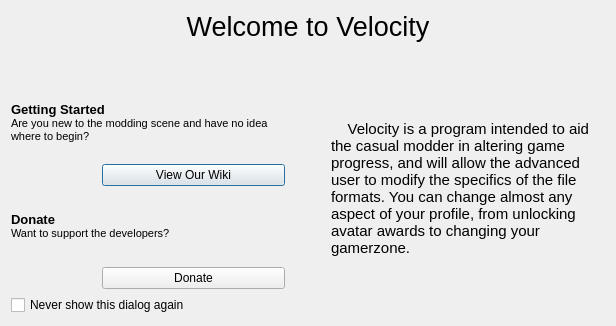
<?xml version="1.0" encoding="UTF-8"?>
<ui version="4.0">
 <class>IntroductionDialog</class>
 <widget class="QDialog" name="IntroductionDialog">
  <property name="geometry">
   <rect>
    <x>0</x>
    <y>0</y>
    <width>616</width>
    <height>326</height>
   </rect>
  </property>
  <property name="windowTitle">
   <string>Welcome</string>
  </property>
  <property name="windowIcon">
   <iconset resource="Resources.qrc">
    <normaloff>:/Images/Leaner24.png</normaloff>:/Images/Leaner24.png</iconset>
  </property>
  <layout class="QVBoxLayout" name="verticalLayout_4" stretch="0,0,2,0">
   <item>
    <widget class="QLabel" name="label">
     <property name="text">
      <string>&lt;!DOCTYPE HTML PUBLIC &quot;-//W3C//DTD HTML 4.0//EN&quot; &quot;http://www.w3.org/TR/REC-html40/strict.dtd&quot;&gt;
&lt;html&gt;&lt;head&gt;&lt;meta name=&quot;qrichtext&quot; content=&quot;1&quot; /&gt;&lt;style type=&quot;text/css&quot;&gt;
p, li { white-space: pre-wrap; }
&lt;/style&gt;&lt;/head&gt;&lt;body style=&quot; font-family:'MS Shell Dlg 2'; font-size:8.25pt; font-weight:400; font-style:normal;&quot;&gt;
&lt;p align=&quot;center&quot; style=&quot; margin-top:0px; margin-bottom:0px; margin-left:0px; margin-right:0px; -qt-block-indent:0; text-indent:0px;&quot;&gt;&lt;span style=&quot; font-size:20pt;&quot;&gt;Welcome to Velocity&lt;/span&gt;&lt;/p&gt;&lt;/body&gt;&lt;/html&gt;</string>
     </property>
    </widget>
   </item>
   <item>
    <spacer name="verticalSpacer">
     <property name="orientation">
      <enum>Qt::Vertical</enum>
     </property>
     <property name="sizeHint" stdset="0">
      <size>
       <width>20</width>
       <height>40</height>
      </size>
     </property>
    </spacer>
   </item>
   <item>
    <layout class="QHBoxLayout" name="horizontalLayout_3" stretch="1,0,1">
     <item>
      <layout class="QVBoxLayout" name="verticalLayout_3">
       <item>
        <layout class="QVBoxLayout" name="verticalLayout" stretch="1,0">
         <item>
          <widget class="QLabel" name="label_2">
           <property name="text">
            <string>&lt;!DOCTYPE HTML PUBLIC &quot;-//W3C//DTD HTML 4.0//EN&quot; &quot;http://www.w3.org/TR/REC-html40/strict.dtd&quot;&gt;
&lt;html&gt;&lt;head&gt;&lt;meta name=&quot;qrichtext&quot; content=&quot;1&quot; /&gt;&lt;style type=&quot;text/css&quot;&gt;
p, li { white-space: pre-wrap; }
&lt;/style&gt;&lt;/head&gt;&lt;body style=&quot; font-family:'MS Shell Dlg 2'; font-size:8.25pt; font-weight:400; font-style:normal;&quot;&gt;
&lt;p style=&quot; margin-top:0px; margin-bottom:0px; margin-left:0px; margin-right:0px; -qt-block-indent:0; text-indent:0px;&quot;&gt;&lt;span style=&quot; font-size:10pt; font-weight:600;&quot;&gt;Getting Started&lt;/span&gt;&lt;/p&gt;
&lt;p style=&quot; margin-top:0px; margin-bottom:0px; margin-left:0px; margin-right:0px; -qt-block-indent:0; text-indent:0px;&quot;&gt;&lt;span style=&quot; font-size:8pt;&quot;&gt;Are you new to the modding scene and have no idea where to begin?&lt;/span&gt;&lt;/p&gt;&lt;/body&gt;&lt;/html&gt;</string>
           </property>
           <property name="wordWrap">
            <bool>true</bool>
           </property>
          </widget>
         </item>
         <item>
          <layout class="QHBoxLayout" name="horizontalLayout" stretch="1,2">
           <item>
            <spacer name="horizontalSpacer">
             <property name="orientation">
              <enum>Qt::Horizontal</enum>
             </property>
             <property name="sizeHint" stdset="0">
              <size>
               <width>40</width>
               <height>20</height>
              </size>
             </property>
            </spacer>
           </item>
           <item>
            <widget class="QPushButton" name="btnViewWiki">
             <property name="text">
              <string>View Our Wiki</string>
             </property>
             <property name="icon">
              <iconset resource="Resources.qrc">
               <normaloff>:/Images/wiki.png</normaloff>:/Images/wiki.png</iconset>
             </property>
             <property name="flat">
              <bool>false</bool>
             </property>
            </widget>
           </item>
          </layout>
         </item>
        </layout>
       </item>
       <item>
        <layout class="QVBoxLayout" name="verticalLayout_2" stretch="1,0">
         <item>
          <widget class="QLabel" name="label_3">
           <property name="text">
            <string>&lt;!DOCTYPE HTML PUBLIC &quot;-//W3C//DTD HTML 4.0//EN&quot; &quot;http://www.w3.org/TR/REC-html40/strict.dtd&quot;&gt;
&lt;html&gt;&lt;head&gt;&lt;meta name=&quot;qrichtext&quot; content=&quot;1&quot; /&gt;&lt;style type=&quot;text/css&quot;&gt;
p, li { white-space: pre-wrap; }
&lt;/style&gt;&lt;/head&gt;&lt;body style=&quot; font-family:'MS Shell Dlg 2'; font-size:8.25pt; font-weight:400; font-style:normal;&quot;&gt;
&lt;p style=&quot; margin-top:0px; margin-bottom:0px; margin-left:0px; margin-right:0px; -qt-block-indent:0; text-indent:0px;&quot;&gt;&lt;span style=&quot; font-size:10pt; font-weight:600;&quot;&gt;Donate&lt;/span&gt;&lt;/p&gt;
&lt;p style=&quot; margin-top:0px; margin-bottom:0px; margin-left:0px; margin-right:0px; -qt-block-indent:0; text-indent:0px;&quot;&gt;&lt;span style=&quot; font-size:8pt;&quot;&gt;Want to support the developers? &lt;/span&gt;&lt;/p&gt;&lt;/body&gt;&lt;/html&gt;</string>
           </property>
           <property name="wordWrap">
            <bool>true</bool>
           </property>
          </widget>
         </item>
         <item>
          <layout class="QHBoxLayout" name="horizontalLayout_2" stretch="1,2">
           <item>
            <spacer name="horizontalSpacer_2">
             <property name="orientation">
              <enum>Qt::Horizontal</enum>
             </property>
             <property name="sizeHint" stdset="0">
              <size>
               <width>40</width>
               <height>20</height>
              </size>
             </property>
            </spacer>
           </item>
           <item>
            <widget class="QPushButton" name="btnDonate">
             <property name="text">
              <string>Donate</string>
             </property>
             <property name="icon">
              <iconset resource="Resources.qrc">
               <normaloff>:/Images/donate'.png</normaloff>:/Images/donate'.png</iconset>
             </property>
             <property name="flat">
              <bool>false</bool>
             </property>
            </widget>
           </item>
          </layout>
         </item>
        </layout>
       </item>
      </layout>
     </item>
     <item>
      <spacer name="horizontalSpacer_3">
       <property name="orientation">
        <enum>Qt::Horizontal</enum>
       </property>
       <property name="sizeHint" stdset="0">
        <size>
         <width>40</width>
         <height>20</height>
        </size>
       </property>
      </spacer>
     </item>
     <item>
      <widget class="QLabel" name="label_4">
       <property name="text">
        <string>&lt;!DOCTYPE HTML PUBLIC &quot;-//W3C//DTD HTML 4.0//EN&quot; &quot;http://www.w3.org/TR/REC-html40/strict.dtd&quot;&gt;
&lt;html&gt;&lt;head&gt;&lt;meta name=&quot;qrichtext&quot; content=&quot;1&quot; /&gt;&lt;style type=&quot;text/css&quot;&gt;
p, li { white-space: pre-wrap; }
&lt;/style&gt;&lt;/head&gt;&lt;body style=&quot; font-family:'MS Shell Dlg 2'; font-size:8.25pt; font-weight:400; font-style:normal;&quot;&gt;
&lt;p style=&quot; margin-top:0px; margin-bottom:0px; margin-left:0px; margin-right:0px; -qt-block-indent:0; text-indent:0px;&quot;&gt;&lt;span style=&quot; font-size:11pt;&quot;&gt;    Velocity is a program intended to aid the casual modder in altering game progress, and will allow the advanced user to modify the specifics of the file formats. You can change almost any aspect of your profile, from unlocking avatar awards to changing your gamerzone. &lt;/span&gt;&lt;/p&gt;&lt;/body&gt;&lt;/html&gt;</string>
       </property>
       <property name="scaledContents">
        <bool>false</bool>
       </property>
       <property name="wordWrap">
        <bool>true</bool>
       </property>
      </widget>
     </item>
    </layout>
   </item>
   <item>
    <widget class="QCheckBox" name="checkBox">
     <property name="text">
      <string>Never show this dialog again</string>
     </property>
    </widget>
   </item>
  </layout>
 </widget>
 <resources>
  <include location="Resources.qrc"/>
 </resources>
 <connections/>
</ui>
